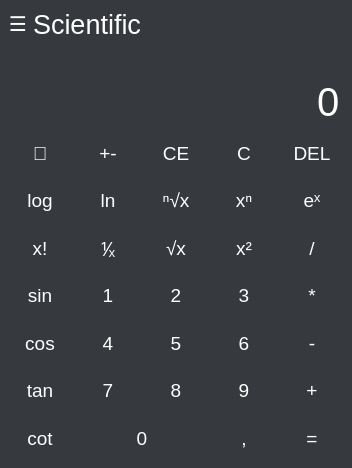
<?xml version="1.0" encoding="UTF-8"?>
<ui version="4.0">
 <class>Calculator</class>
 <widget class="QMainWindow" name="Calculator">
  <property name="geometry">
   <rect>
    <x>0</x>
    <y>0</y>
    <width>352</width>
    <height>468</height>
   </rect>
  </property>
  <property name="minimumSize">
   <size>
    <width>352</width>
    <height>468</height>
   </size>
  </property>
  <property name="windowTitle">
   <string>CalcChamp</string>
  </property>
  <property name="windowIcon">
   <iconset>
    <normaloff>../img/OkayChamp.png</normaloff>../img/OkayChamp.png</iconset>
  </property>
  <property name="styleSheet">
   <string notr="true"/>
  </property>
  <property name="class" stdset="0">
   <string>darkButton</string>
  </property>
  <widget class="QWidget" name="centralwidget">
   <property name="styleSheet">
    <string notr="true">QWidget{
	background-color: rgb(54, 57, 62);
	color: rgb(255, 255, 255);
}


QPushButton
{
	border-style: outset;
}

QPushButton.lightbutton
{
	background-color: rgb(47, 49, 54);	
}

QPushButton.darkbutton
{
	
	background-color: rgb(32, 34, 37);
}

QPushButton.resultbutton
{
	
	background-color: rgb(84, 89, 99);
}

QPushButton::hover
{
	background-color: rgb(115, 138, 219);
}

QPushButton::pressed
{
	
	background-color: rgb(94, 114, 179);
}

QPushButton.hamburger::hover
{
	background-color: rgb(54, 57, 62);
	color: rgb(115, 138, 219);
}

QPushButton.hamburger::pressed
{
	
	color: rgb(94, 114, 179);
}</string>
   </property>
   <layout class="QGridLayout" name="gridLayout_2">
    <item row="0" column="0">
     <widget class="QPushButton" name="button_change">
      <property name="sizePolicy">
       <sizepolicy hsizetype="Fixed" vsizetype="Fixed">
        <horstretch>0</horstretch>
        <verstretch>0</verstretch>
       </sizepolicy>
      </property>
      <property name="font">
       <font>
        <pointsize>15</pointsize>
       </font>
      </property>
      <property name="text">
       <string>☰</string>
      </property>
      <property name="class" stdset="0">
       <string>hamburger</string>
      </property>
     </widget>
    </item>
    <item row="2" column="0" colspan="2">
     <widget class="QLineEdit" name="line_subresult">
      <property name="enabled">
       <bool>true</bool>
      </property>
      <property name="font">
       <font>
        <pointsize>15</pointsize>
       </font>
      </property>
      <property name="cursor">
       <cursorShape>ArrowCursor</cursorShape>
      </property>
      <property name="layoutDirection">
       <enum>Qt::LeftToRight</enum>
      </property>
      <property name="styleSheet">
       <string notr="true">color: rgb(189, 189, 189);</string>
      </property>
      <property name="text">
       <string/>
      </property>
      <property name="frame">
       <bool>false</bool>
      </property>
      <property name="alignment">
       <set>Qt::AlignRight|Qt::AlignTrailing|Qt::AlignVCenter</set>
      </property>
      <property name="readOnly">
       <bool>true</bool>
      </property>
     </widget>
    </item>
    <item row="0" column="1">
     <widget class="QLabel" name="label_style">
      <property name="font">
       <font>
        <pointsize>20</pointsize>
       </font>
      </property>
      <property name="text">
       <string>Scientific</string>
      </property>
     </widget>
    </item>
    <item row="3" column="0" colspan="2">
     <widget class="QLineEdit" name="line_result">
      <property name="enabled">
       <bool>true</bool>
      </property>
      <property name="font">
       <font>
        <pointsize>30</pointsize>
       </font>
      </property>
      <property name="cursor">
       <cursorShape>ArrowCursor</cursorShape>
      </property>
      <property name="layoutDirection">
       <enum>Qt::LeftToRight</enum>
      </property>
      <property name="text">
       <string>0</string>
      </property>
      <property name="frame">
       <bool>false</bool>
      </property>
      <property name="alignment">
       <set>Qt::AlignRight|Qt::AlignTrailing|Qt::AlignVCenter</set>
      </property>
      <property name="readOnly">
       <bool>true</bool>
      </property>
     </widget>
    </item>
    <item row="4" column="0" colspan="2">
     <layout class="QGridLayout" name="gridLayout">
      <item row="9" column="5">
       <widget class="QPushButton" name="button_equals">
        <property name="enabled">
         <bool>true</bool>
        </property>
        <property name="sizePolicy">
         <sizepolicy hsizetype="Minimum" vsizetype="Preferred">
          <horstretch>0</horstretch>
          <verstretch>0</verstretch>
         </sizepolicy>
        </property>
        <property name="font">
         <font>
          <pointsize>14</pointsize>
         </font>
        </property>
        <property name="text">
         <string>=</string>
        </property>
        <property name="class" stdset="0">
         <string>resultbutton</string>
        </property>
       </widget>
      </item>
      <item row="7" column="3">
       <widget class="QPushButton" name="button_five">
        <property name="sizePolicy">
         <sizepolicy hsizetype="Minimum" vsizetype="Preferred">
          <horstretch>0</horstretch>
          <verstretch>0</verstretch>
         </sizepolicy>
        </property>
        <property name="font">
         <font>
          <pointsize>14</pointsize>
         </font>
        </property>
        <property name="text">
         <string>5</string>
        </property>
        <property name="class" stdset="0">
         <string>lightbutton</string>
        </property>
       </widget>
      </item>
      <item row="8" column="3">
       <widget class="QPushButton" name="button_eight">
        <property name="sizePolicy">
         <sizepolicy hsizetype="Minimum" vsizetype="Preferred">
          <horstretch>0</horstretch>
          <verstretch>0</verstretch>
         </sizepolicy>
        </property>
        <property name="font">
         <font>
          <pointsize>14</pointsize>
         </font>
        </property>
        <property name="text">
         <string>8</string>
        </property>
        <property name="class" stdset="0">
         <string>lightbutton</string>
        </property>
       </widget>
      </item>
      <item row="6" column="5">
       <widget class="QPushButton" name="button_multiply">
        <property name="enabled">
         <bool>true</bool>
        </property>
        <property name="sizePolicy">
         <sizepolicy hsizetype="Minimum" vsizetype="Preferred">
          <horstretch>0</horstretch>
          <verstretch>0</verstretch>
         </sizepolicy>
        </property>
        <property name="font">
         <font>
          <pointsize>14</pointsize>
         </font>
        </property>
        <property name="text">
         <string>*</string>
        </property>
        <property name="class" stdset="0">
         <string>darkbutton</string>
        </property>
       </widget>
      </item>
      <item row="6" column="3">
       <widget class="QPushButton" name="button_two">
        <property name="sizePolicy">
         <sizepolicy hsizetype="Minimum" vsizetype="Preferred">
          <horstretch>0</horstretch>
          <verstretch>0</verstretch>
         </sizepolicy>
        </property>
        <property name="font">
         <font>
          <pointsize>14</pointsize>
         </font>
        </property>
        <property name="text">
         <string>2</string>
        </property>
        <property name="class" stdset="0">
         <string>lightbutton</string>
        </property>
       </widget>
      </item>
      <item row="4" column="3">
       <widget class="QPushButton" name="button_root">
        <property name="enabled">
         <bool>true</bool>
        </property>
        <property name="sizePolicy">
         <sizepolicy hsizetype="Minimum" vsizetype="Preferred">
          <horstretch>0</horstretch>
          <verstretch>0</verstretch>
         </sizepolicy>
        </property>
        <property name="font">
         <font>
          <pointsize>14</pointsize>
         </font>
        </property>
        <property name="text">
         <string>ⁿ√x</string>
        </property>
        <property name="class" stdset="0">
         <string>darkbutton</string>
        </property>
       </widget>
      </item>
      <item row="9" column="4">
       <widget class="QPushButton" name="button_decimal">
        <property name="sizePolicy">
         <sizepolicy hsizetype="Minimum" vsizetype="Preferred">
          <horstretch>0</horstretch>
          <verstretch>0</verstretch>
         </sizepolicy>
        </property>
        <property name="font">
         <font>
          <pointsize>14</pointsize>
         </font>
        </property>
        <property name="text">
         <string>,</string>
        </property>
        <property name="class" stdset="0">
         <string>lightbutton</string>
        </property>
       </widget>
      </item>
      <item row="2" column="4">
       <widget class="QPushButton" name="button_c">
        <property name="enabled">
         <bool>true</bool>
        </property>
        <property name="sizePolicy">
         <sizepolicy hsizetype="Minimum" vsizetype="Preferred">
          <horstretch>0</horstretch>
          <verstretch>0</verstretch>
         </sizepolicy>
        </property>
        <property name="font">
         <font>
          <pointsize>14</pointsize>
         </font>
        </property>
        <property name="text">
         <string extracomment="lightbutton">C</string>
        </property>
        <property name="class" stdset="0">
         <string>darkbutton</string>
        </property>
       </widget>
      </item>
      <item row="2" column="3">
       <widget class="QPushButton" name="button_ce">
        <property name="enabled">
         <bool>true</bool>
        </property>
        <property name="sizePolicy">
         <sizepolicy hsizetype="Minimum" vsizetype="Preferred">
          <horstretch>0</horstretch>
          <verstretch>0</verstretch>
         </sizepolicy>
        </property>
        <property name="font">
         <font>
          <pointsize>14</pointsize>
         </font>
        </property>
        <property name="text">
         <string extracomment="darkbutton">CE</string>
        </property>
        <property name="class" stdset="0">
         <string>darkbutton</string>
        </property>
       </widget>
      </item>
      <item row="8" column="4">
       <widget class="QPushButton" name="button_nine">
        <property name="sizePolicy">
         <sizepolicy hsizetype="Minimum" vsizetype="Preferred">
          <horstretch>0</horstretch>
          <verstretch>0</verstretch>
         </sizepolicy>
        </property>
        <property name="font">
         <font>
          <pointsize>14</pointsize>
         </font>
        </property>
        <property name="text">
         <string>9</string>
        </property>
        <property name="class" stdset="0">
         <string>lightbutton</string>
        </property>
       </widget>
      </item>
      <item row="6" column="4">
       <widget class="QPushButton" name="button_three">
        <property name="sizePolicy">
         <sizepolicy hsizetype="Minimum" vsizetype="Preferred">
          <horstretch>0</horstretch>
          <verstretch>0</verstretch>
         </sizepolicy>
        </property>
        <property name="font">
         <font>
          <pointsize>14</pointsize>
         </font>
        </property>
        <property name="text">
         <string>3</string>
        </property>
        <property name="class" stdset="0">
         <string>lightbutton</string>
        </property>
       </widget>
      </item>
      <item row="5" column="4">
       <widget class="QPushButton" name="button_sqr">
        <property name="enabled">
         <bool>true</bool>
        </property>
        <property name="sizePolicy">
         <sizepolicy hsizetype="Minimum" vsizetype="Preferred">
          <horstretch>0</horstretch>
          <verstretch>0</verstretch>
         </sizepolicy>
        </property>
        <property name="font">
         <font>
          <pointsize>14</pointsize>
         </font>
        </property>
        <property name="text">
         <string>x²</string>
        </property>
        <property name="class" stdset="0">
         <string>darkbutton</string>
        </property>
       </widget>
      </item>
      <item row="7" column="4">
       <widget class="QPushButton" name="button_six">
        <property name="sizePolicy">
         <sizepolicy hsizetype="Minimum" vsizetype="Preferred">
          <horstretch>0</horstretch>
          <verstretch>0</verstretch>
         </sizepolicy>
        </property>
        <property name="font">
         <font>
          <pointsize>14</pointsize>
         </font>
        </property>
        <property name="text">
         <string>6</string>
        </property>
        <property name="class" stdset="0">
         <string>lightbutton</string>
        </property>
       </widget>
      </item>
      <item row="2" column="2">
       <widget class="QPushButton" name="button_negation">
        <property name="sizePolicy">
         <sizepolicy hsizetype="Minimum" vsizetype="Preferred">
          <horstretch>0</horstretch>
          <verstretch>0</verstretch>
         </sizepolicy>
        </property>
        <property name="font">
         <font>
          <pointsize>14</pointsize>
         </font>
        </property>
        <property name="text">
         <string>+-</string>
        </property>
        <property name="class" stdset="0">
         <string>darkbutton</string>
        </property>
       </widget>
      </item>
      <item row="6" column="2">
       <widget class="QPushButton" name="button_one">
        <property name="enabled">
         <bool>true</bool>
        </property>
        <property name="sizePolicy">
         <sizepolicy hsizetype="Minimum" vsizetype="Preferred">
          <horstretch>0</horstretch>
          <verstretch>0</verstretch>
         </sizepolicy>
        </property>
        <property name="font">
         <font>
          <pointsize>14</pointsize>
         </font>
        </property>
        <property name="text">
         <string>1</string>
        </property>
        <property name="class" stdset="0">
         <string>lightbutton</string>
        </property>
       </widget>
      </item>
      <item row="4" column="5">
       <widget class="QPushButton" name="button_exp">
        <property name="enabled">
         <bool>true</bool>
        </property>
        <property name="sizePolicy">
         <sizepolicy hsizetype="Minimum" vsizetype="Preferred">
          <horstretch>0</horstretch>
          <verstretch>0</verstretch>
         </sizepolicy>
        </property>
        <property name="font">
         <font>
          <pointsize>14</pointsize>
         </font>
        </property>
        <property name="text">
         <string>eˣ</string>
        </property>
        <property name="class" stdset="0">
         <string>darkbutton</string>
        </property>
       </widget>
      </item>
      <item row="7" column="2">
       <widget class="QPushButton" name="button_four">
        <property name="sizePolicy">
         <sizepolicy hsizetype="Minimum" vsizetype="Preferred">
          <horstretch>0</horstretch>
          <verstretch>0</verstretch>
         </sizepolicy>
        </property>
        <property name="font">
         <font>
          <pointsize>14</pointsize>
         </font>
        </property>
        <property name="text">
         <string>4</string>
        </property>
        <property name="class" stdset="0">
         <string>lightbutton</string>
        </property>
       </widget>
      </item>
      <item row="8" column="2">
       <widget class="QPushButton" name="button_seven">
        <property name="sizePolicy">
         <sizepolicy hsizetype="Minimum" vsizetype="Preferred">
          <horstretch>0</horstretch>
          <verstretch>0</verstretch>
         </sizepolicy>
        </property>
        <property name="font">
         <font>
          <pointsize>14</pointsize>
         </font>
        </property>
        <property name="text">
         <string>7</string>
        </property>
        <property name="class" stdset="0">
         <string>lightbutton</string>
        </property>
       </widget>
      </item>
      <item row="5" column="2">
       <widget class="QPushButton" name="button_divide_by_x">
        <property name="enabled">
         <bool>true</bool>
        </property>
        <property name="sizePolicy">
         <sizepolicy hsizetype="Minimum" vsizetype="Preferred">
          <horstretch>0</horstretch>
          <verstretch>0</verstretch>
         </sizepolicy>
        </property>
        <property name="font">
         <font>
          <pointsize>14</pointsize>
         </font>
        </property>
        <property name="text">
         <string>⅟ₓ</string>
        </property>
        <property name="class" stdset="0">
         <string>darkbutton</string>
        </property>
       </widget>
      </item>
      <item row="5" column="5">
       <widget class="QPushButton" name="button_divide">
        <property name="enabled">
         <bool>true</bool>
        </property>
        <property name="sizePolicy">
         <sizepolicy hsizetype="Minimum" vsizetype="Preferred">
          <horstretch>0</horstretch>
          <verstretch>0</verstretch>
         </sizepolicy>
        </property>
        <property name="font">
         <font>
          <pointsize>14</pointsize>
         </font>
        </property>
        <property name="text">
         <string>/</string>
        </property>
        <property name="class" stdset="0">
         <string>darkbutton</string>
        </property>
       </widget>
      </item>
      <item row="2" column="5">
       <widget class="QPushButton" name="button_del">
        <property name="enabled">
         <bool>true</bool>
        </property>
        <property name="sizePolicy">
         <sizepolicy hsizetype="Minimum" vsizetype="Preferred">
          <horstretch>0</horstretch>
          <verstretch>0</verstretch>
         </sizepolicy>
        </property>
        <property name="font">
         <font>
          <pointsize>14</pointsize>
         </font>
        </property>
        <property name="text">
         <string>DEL</string>
        </property>
        <property name="class" stdset="0">
         <string>darkbutton</string>
        </property>
       </widget>
      </item>
      <item row="4" column="4">
       <widget class="QPushButton" name="button_pow">
        <property name="enabled">
         <bool>true</bool>
        </property>
        <property name="sizePolicy">
         <sizepolicy hsizetype="Minimum" vsizetype="Preferred">
          <horstretch>0</horstretch>
          <verstretch>0</verstretch>
         </sizepolicy>
        </property>
        <property name="font">
         <font>
          <pointsize>14</pointsize>
         </font>
        </property>
        <property name="text">
         <string>xⁿ</string>
        </property>
        <property name="class" stdset="0">
         <string>darkbutton</string>
        </property>
       </widget>
      </item>
      <item row="5" column="3">
       <widget class="QPushButton" name="button_sqrt">
        <property name="enabled">
         <bool>true</bool>
        </property>
        <property name="sizePolicy">
         <sizepolicy hsizetype="Minimum" vsizetype="Preferred">
          <horstretch>0</horstretch>
          <verstretch>0</verstretch>
         </sizepolicy>
        </property>
        <property name="font">
         <font>
          <pointsize>14</pointsize>
         </font>
        </property>
        <property name="text">
         <string>√x</string>
        </property>
        <property name="class" stdset="0">
         <string>darkbutton</string>
        </property>
       </widget>
      </item>
      <item row="8" column="5">
       <widget class="QPushButton" name="button_plus">
        <property name="enabled">
         <bool>true</bool>
        </property>
        <property name="sizePolicy">
         <sizepolicy hsizetype="Minimum" vsizetype="Preferred">
          <horstretch>0</horstretch>
          <verstretch>0</verstretch>
         </sizepolicy>
        </property>
        <property name="font">
         <font>
          <pointsize>14</pointsize>
         </font>
        </property>
        <property name="text">
         <string>+</string>
        </property>
        <property name="class" stdset="0">
         <string>darkbutton</string>
        </property>
       </widget>
      </item>
      <item row="7" column="5">
       <widget class="QPushButton" name="button_minus">
        <property name="enabled">
         <bool>true</bool>
        </property>
        <property name="sizePolicy">
         <sizepolicy hsizetype="Minimum" vsizetype="Preferred">
          <horstretch>0</horstretch>
          <verstretch>0</verstretch>
         </sizepolicy>
        </property>
        <property name="font">
         <font>
          <pointsize>14</pointsize>
         </font>
        </property>
        <property name="text">
         <string>-</string>
        </property>
        <property name="class" stdset="0">
         <string>darkbutton</string>
        </property>
       </widget>
      </item>
      <item row="9" column="2" colspan="2">
       <widget class="QPushButton" name="button_zero">
        <property name="sizePolicy">
         <sizepolicy hsizetype="Minimum" vsizetype="Preferred">
          <horstretch>0</horstretch>
          <verstretch>0</verstretch>
         </sizepolicy>
        </property>
        <property name="font">
         <font>
          <pointsize>14</pointsize>
         </font>
        </property>
        <property name="text">
         <string>0</string>
        </property>
        <property name="class" stdset="0">
         <string>lightbutton</string>
        </property>
       </widget>
      </item>
      <item row="4" column="0">
       <widget class="QPushButton" name="button_log">
        <property name="enabled">
         <bool>true</bool>
        </property>
        <property name="sizePolicy">
         <sizepolicy hsizetype="Minimum" vsizetype="Preferred">
          <horstretch>0</horstretch>
          <verstretch>0</verstretch>
         </sizepolicy>
        </property>
        <property name="font">
         <font>
          <pointsize>14</pointsize>
         </font>
        </property>
        <property name="text">
         <string>log</string>
        </property>
        <property name="class" stdset="0">
         <string>darkbutton</string>
        </property>
       </widget>
      </item>
      <item row="4" column="2">
       <widget class="QPushButton" name="button_ln">
        <property name="enabled">
         <bool>true</bool>
        </property>
        <property name="sizePolicy">
         <sizepolicy hsizetype="Minimum" vsizetype="Preferred">
          <horstretch>0</horstretch>
          <verstretch>0</verstretch>
         </sizepolicy>
        </property>
        <property name="font">
         <font>
          <pointsize>14</pointsize>
         </font>
        </property>
        <property name="text">
         <string>ln</string>
        </property>
        <property name="class" stdset="0">
         <string>darkbutton</string>
        </property>
       </widget>
      </item>
      <item row="6" column="0">
       <widget class="QPushButton" name="button_sin">
        <property name="enabled">
         <bool>true</bool>
        </property>
        <property name="sizePolicy">
         <sizepolicy hsizetype="Minimum" vsizetype="Preferred">
          <horstretch>0</horstretch>
          <verstretch>0</verstretch>
         </sizepolicy>
        </property>
        <property name="font">
         <font>
          <pointsize>14</pointsize>
         </font>
        </property>
        <property name="text">
         <string>sin</string>
        </property>
        <property name="class" stdset="0">
         <string>darkbutton</string>
        </property>
       </widget>
      </item>
      <item row="7" column="0">
       <widget class="QPushButton" name="button_cos">
        <property name="enabled">
         <bool>true</bool>
        </property>
        <property name="sizePolicy">
         <sizepolicy hsizetype="Minimum" vsizetype="Preferred">
          <horstretch>0</horstretch>
          <verstretch>0</verstretch>
         </sizepolicy>
        </property>
        <property name="font">
         <font>
          <pointsize>14</pointsize>
         </font>
        </property>
        <property name="text">
         <string>cos</string>
        </property>
        <property name="class" stdset="0">
         <string>darkbutton</string>
        </property>
       </widget>
      </item>
      <item row="8" column="0">
       <widget class="QPushButton" name="button_tan">
        <property name="enabled">
         <bool>true</bool>
        </property>
        <property name="sizePolicy">
         <sizepolicy hsizetype="Minimum" vsizetype="Preferred">
          <horstretch>0</horstretch>
          <verstretch>0</verstretch>
         </sizepolicy>
        </property>
        <property name="font">
         <font>
          <pointsize>14</pointsize>
         </font>
        </property>
        <property name="text">
         <string>tan</string>
        </property>
        <property name="class" stdset="0">
         <string>darkbutton</string>
        </property>
       </widget>
      </item>
      <item row="9" column="0">
       <widget class="QPushButton" name="button_cot">
        <property name="enabled">
         <bool>true</bool>
        </property>
        <property name="sizePolicy">
         <sizepolicy hsizetype="Minimum" vsizetype="Preferred">
          <horstretch>0</horstretch>
          <verstretch>0</verstretch>
         </sizepolicy>
        </property>
        <property name="font">
         <font>
          <pointsize>14</pointsize>
         </font>
        </property>
        <property name="text">
         <string>cot</string>
        </property>
        <property name="class" stdset="0">
         <string>darkbutton</string>
        </property>
       </widget>
      </item>
      <item row="5" column="0">
       <widget class="QPushButton" name="button_factorial">
        <property name="enabled">
         <bool>true</bool>
        </property>
        <property name="sizePolicy">
         <sizepolicy hsizetype="Minimum" vsizetype="Preferred">
          <horstretch>0</horstretch>
          <verstretch>0</verstretch>
         </sizepolicy>
        </property>
        <property name="font">
         <font>
          <pointsize>14</pointsize>
         </font>
        </property>
        <property name="text">
         <string>x!</string>
        </property>
        <property name="default">
         <bool>false</bool>
        </property>
        <property name="flat">
         <bool>false</bool>
        </property>
        <property name="class" stdset="0">
         <string>darkbutton</string>
        </property>
       </widget>
      </item>
      <item row="2" column="0">
       <widget class="QPushButton" name="button_random">
        <property name="enabled">
         <bool>true</bool>
        </property>
        <property name="sizePolicy">
         <sizepolicy hsizetype="Minimum" vsizetype="Preferred">
          <horstretch>0</horstretch>
          <verstretch>0</verstretch>
         </sizepolicy>
        </property>
        <property name="font">
         <font>
          <pointsize>14</pointsize>
         </font>
        </property>
        <property name="text">
         <string>🎲</string>
        </property>
        <property name="class" stdset="0">
         <string>darkbutton</string>
        </property>
       </widget>
      </item>
     </layout>
    </item>
   </layout>
  </widget>
 </widget>
 <tabstops>
  <tabstop>button_two</tabstop>
  <tabstop>button_three</tabstop>
  <tabstop>button_five</tabstop>
  <tabstop>button_six</tabstop>
  <tabstop>button_eight</tabstop>
  <tabstop>button_nine</tabstop>
  <tabstop>button_zero</tabstop>
  <tabstop>button_decimal</tabstop>
  <tabstop>button_divide</tabstop>
  <tabstop>button_multiply</tabstop>
  <tabstop>button_minus</tabstop>
  <tabstop>button_plus</tabstop>
  <tabstop>button_equals</tabstop>
  <tabstop>button_change</tabstop>
 </tabstops>
 <resources/>
 <connections/>
</ui>
